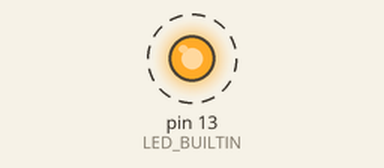
Simulated run of this sketch. Board: Arduino Nano, built with avr-gcc and run on an emulated ATmega328P. Parts: output pins drawn as LEDs (lit = HIGH). Dashed ring = blinking. What the sketch prints to the serial monitor is not drawn.

Above: at 0.2 s.
Timing chart, 0 to 3.0 s (numbered marks = the images above):
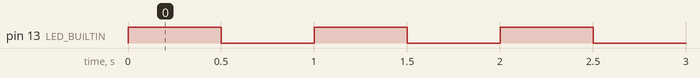

The sketch:

nano_test.ino
```cpp
void setup() {
  // put your setup code here, to run once:
pinMode(LED_BUILTIN, OUTPUT);
Serial.begin(9600);
}

int i = 0;
void loop() {
  // put your main code here, to run repeatedly:
 Serial.print("i: ");
 Serial.println(i++);
 digitalWrite(LED_BUILTIN, !digitalRead(LED_BUILTIN));
 delay(500);
}
```

Measured:
- by itself, pin 13 (LED_BUILTIN): alternates HIGH for 0.50 s and LOW for 0.50 s
